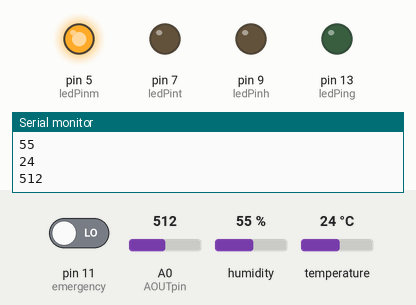
Bench run of a sketch on a simulated Arduino Uno, built with avr-gcc and run on an emulated ATmega328P. Parts: output pins drawn as LEDs (lit = HIGH), the last lines printed to the serial monitor. The test bench sets the inputs (shaded band); at power-on: humidity 55 %, A0 (AOUTpin) = 512, pin 11 (emergency) LOW, temperature 24 °C.

Above: at 4.2 s.
4.3 s: humidity set to 59 %
9.9 s: humidity set to 62 %
At 14.3 s:
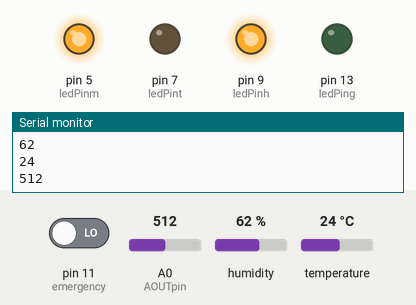
15.5 s: A0 (AOUTpin) set to 458
21.1 s: A0 (AOUTpin) set to 430
At 23.7 s:
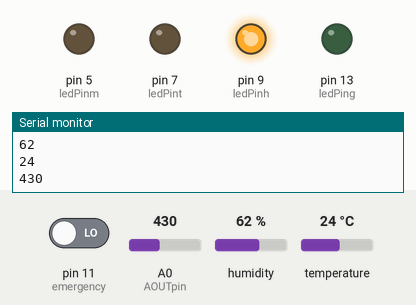
26.7 s: humidity set to 22 %
At 29.6 s:
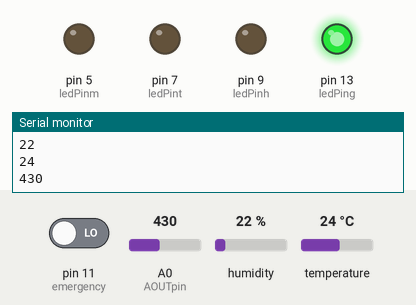
32.3 s: humidity set to 68 %
At 34.2 s:
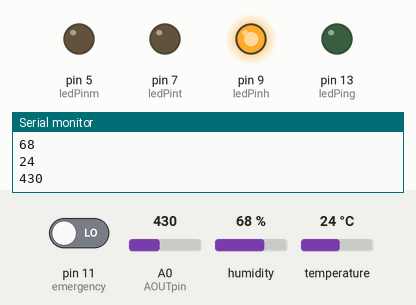
Timing chart, 0 to 35.7 s (numbered marks = the images above; inputs shaded):
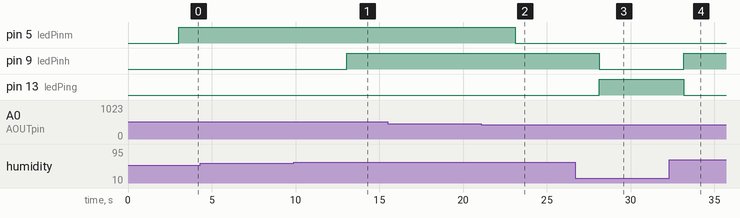

Measured:
- the behaviour switches between 60 and 61 % on humidity (found by bisection; images 0 and 1)
- the behaviour switches between 441 and 440 on A0 (AOUTpin) (found by bisection; images 1 and 2)
- after the input at 9.9 s, pin 9 (ledPinh): LOW → HIGH after 3.2 s
- after the input at 21.1 s, pin 5 (ledPinm): HIGH → LOW after 2.0 s
- after the input at 26.7 s, pin 9 (ledPinh): HIGH → LOW after 1.4 s; pin 13 (ledPing): LOW → HIGH after 1.4 s
- after the input at 32.3 s, pin 9 (ledPinh): LOW → HIGH after 0.87 s; pin 13 (ledPing): HIGH → LOW after 0.87 s

The sketch:

Underground_module.ino
```cpp
/* Final year project.
 *
 *  WIRELESS SURVEILLANCE AND SAFETY SYSTEM FOR MINE WORKERS USING ZIGBEE
 *
 *  EC12015 NAMRATA BHAGAT
 *  EC12016 NAVRATAN LAL GUPTA
 *  EC12040 SHALAKA POKLEY
 *  EC12051 PRAGYA KUMARI
 */

#include "DHT.h"
#define DHTPIN 3     // what digital pin we're connected to
#define DHTTYPE DHT11
const int AOUTpin=A0;//the AOUT pin of the methane sensor goes into analog pin A0 of the arduino
const int ledPing=13;//the anode of the LED connects to digital pin D13 of the arduino for ALL OK sign
const int ledPinm=5;//the anode of the LED connects to digital pin D13 of the arduino for warning sign
const int ledPint=7;//the anode of the LED connects to digital pin D13 of the arduino for warning sign
const int ledPinh=9;//the anode of the LED connects to digital pin D13 of the arduino for warning sign
const int emergency=11; //To send emergency Alarm
int value;
int check=0; //check bits
DHT dht(DHTPIN, DHTTYPE);
void setup() {
  delay(3000);
  Serial.begin(115200);
  dht.begin();
  pinMode(ledPing, OUTPUT);//sets the pin 13 as an output of the arduino
  pinMode(ledPinm, OUTPUT);//sets the pin 5 as an output of the arduino
  pinMode(ledPinh, OUTPUT);//sets the pin 9 as an output of the arduino
  pinMode(ledPint, OUTPUT);//sets the pin 7 as an output of the arduino
  pinMode(emergency,INPUT); //set the pin 11 as an input of the arduino

}

void loop() {
  if(digitalRead(emergency)==HIGH)
  {
    check=110;
  }
  else
  {
    check=0;
  }

  // put your main code here, to run repeatedly:
int h = dht.readHumidity();  //Read humidity
  int t = dht.readTemperature(); // Read temperature as Celsius (the default)
  value= analogRead(AOUTpin); // Read methane value
  if (isnan(h) || isnan(t)  || isnan(value) ) {
    int n=0;
    Serial.println(n);
    return;
  }
  if (h>60)
  {
    digitalWrite(ledPinh, HIGH); //humidity high indicator
  }
  else
  {
  digitalWrite(ledPinh,LOW);
}
  if (t>48)
  {
    digitalWrite(ledPint, HIGH); //temperature high indicator
  }
  else
  {
    digitalWrite(ledPint,LOW);
  }
  if (value>440)
  {
    digitalWrite(ledPinm, HIGH); //methane high indicator
  }
  else
  {
    digitalWrite(ledPinm,LOW);
  }
  if(h<=60 && t<=48 && value<=440)
  {
    digitalWrite(ledPing, HIGH); //ALL OK
  }
  else
  {
    digitalWrite(ledPing,LOW);
  }
  Serial.println(check,DEC); //transmit check bits
 Serial.println(h,DEC); //Serially transmit the humidity value
 Serial.println(t,DEC); //Serially transmit the temperature value
 Serial.println(value,DEC); //Serially transmit the methane value
 //delay(300000); //sleeping for 5 minutes
 delay(5000); //sleeping for 3 seconds for demo purpose
}
```
